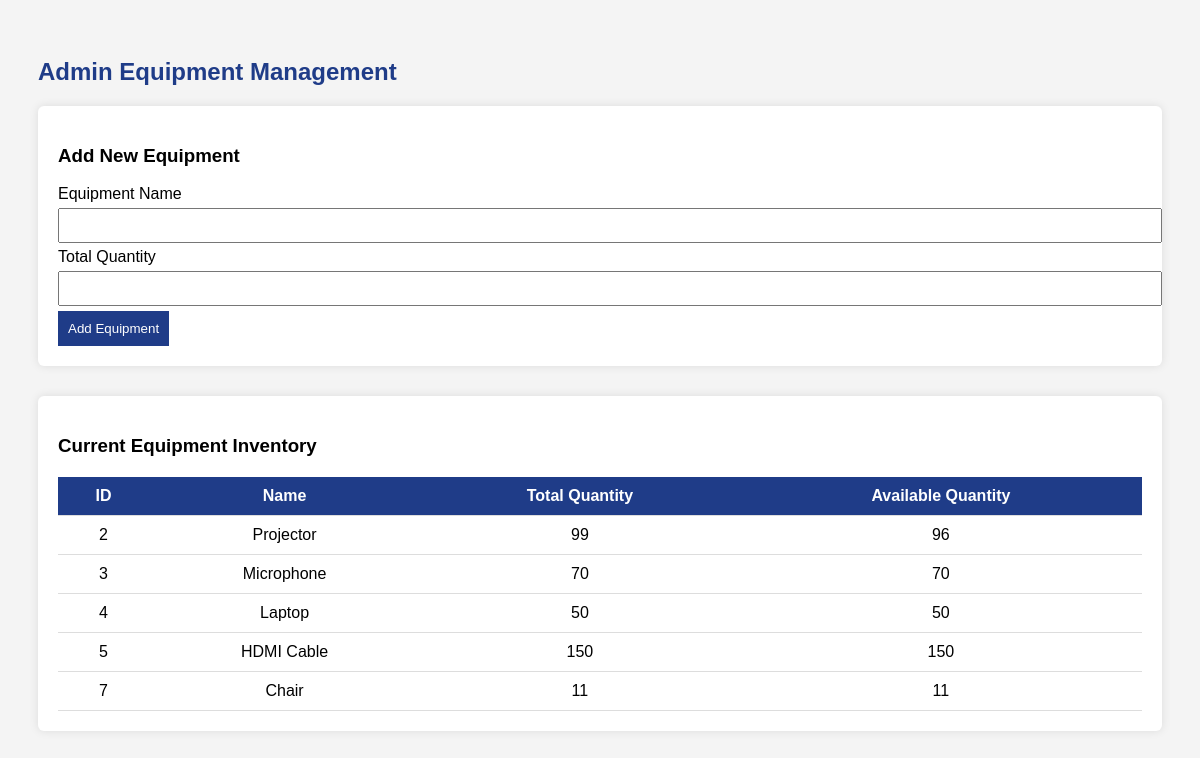
Page /admin/equipment (signed in) on the earlier database version.
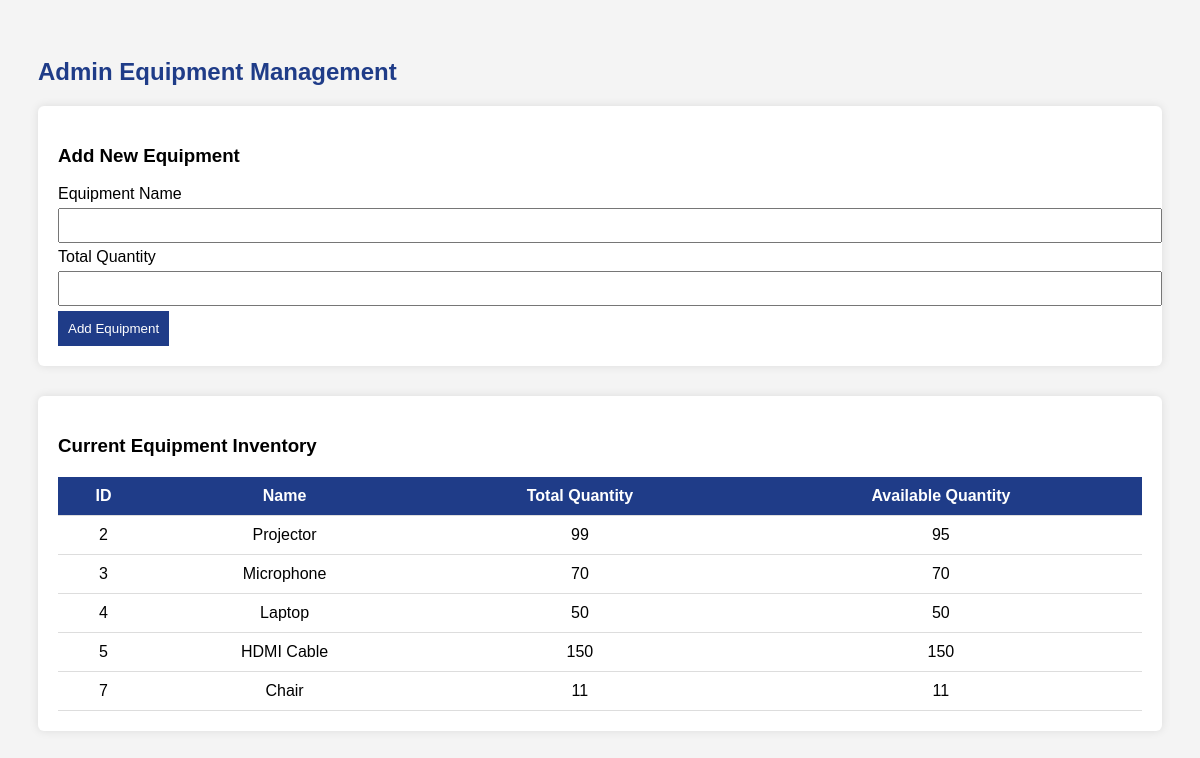
Same page on the later database version.
### tables this page shows
CREATE TABLE equipment_inventory (
    id INTEGER PRIMARY KEY AUTOINCREMENT,
    equipment_name TEXT UNIQUE NOT NULL,
    total_quantity INTEGER NOT NULL
, available_quantity INTEGER DEFAULT 0);

### app.py (the view, shortened to what this page needs)
@app.route('/admin/equipment', methods=['GET', 'POST'])
def admin_equipment():
    if session.get('role') != 'admin':
        flash("Access denied", "danger")
        return redirect(url_for('dashboard'))
    equipment = query_db(
        ADMIN_DB,
        "SELECT * FROM equipment_inventory"
    )
    return render_template(
        'admin_equipment.html',
        equipment=equipment
    )

### app.py (called while the page is built)
def query_db(db, query, args=(), one=False):
    conn = sqlite3.connect(db)
    conn.row_factory = sqlite3.Row
    cur = conn.cursor()
    cur.execute(query, args)
    conn.commit()
    result = cur.fetchall()
    conn.close()
    return result[0] if one and result else result

### templates/admin_equipment.html (shortened to what this page needs)
<!DOCTYPE html>
<html>
<head>
</head>
<body>
<h2>Admin Equipment Management</h2>
<div class="box">
    <h3>Add New Equipment</h3>
    <form method="POST" action="{{ url_for('admin_equipment') }}">
        <label>Equipment Name</label>
        <input type="text" name="name" required>
        <label>Total Quantity</label>
        <input type="number" name="quantity" min="1" required>
        <button type="submit">Add Equipment</button>
    </form>
</div>
<div class="box">
    <h3>Current Equipment Inventory</h3>
    <table>
        <tr>
            <th>ID</th>
            <th>Name</th>
            <th>Total Quantity</th>
            <th>Available Quantity</th>
        </tr>
        {% for item in equipment %}
        <tr>
            <td>{{ item[0] }}</td>
            <td>{{ item[1] }}</td>
            <td>{{ item[2] }}</td>
            <td>{{ item[3] }}</td>
        </tr>
        {% else %}
        <tr>
            <td colspan="4">No equipment added yet.</td>
        </tr>
        {% endfor %}
    </table>
</div>
</body>
</html>

Differences in the rows shown:
changed equipment_inventory "Projector": available_quantity "96" → "95"
